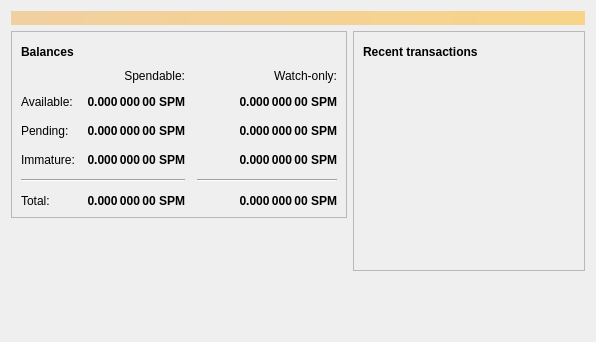
<?xml version="1.0" encoding="UTF-8"?>
<ui version="4.0">
 <class>OverviewPage</class>
 <widget class="QWidget" name="OverviewPage">
  <property name="geometry">
   <rect>
    <x>0</x>
    <y>0</y>
    <width>596</width>
    <height>342</height>
   </rect>
  </property>
  <property name="windowTitle">
   <string>Form</string>
  </property>
  <layout class="QVBoxLayout" name="topLayout">
   <item>
    <widget class="QLabel" name="labelAlerts">
     <property name="visible">
      <bool>false</bool>
     </property>
     <property name="styleSheet">
      <string notr="true">QLabel { background-color: qlineargradient(x1: 0, y1: 0, x2: 1, y2: 0, stop:0 #F0D0A0, stop:1 #F8D488); color:#000000; }</string>
     </property>
     <property name="wordWrap">
      <bool>true</bool>
     </property>
     <property name="margin">
      <number>3</number>
     </property>
     <property name="textInteractionFlags">
      <set>Qt::TextSelectableByMouse</set>
     </property>
    </widget>
   </item>
   <item>
    <layout class="QHBoxLayout" name="horizontalLayout" stretch="1,1">
     <item>
      <layout class="QVBoxLayout" name="verticalLayout_2">
       <item>
        <widget class="QFrame" name="frame">
         <property name="frameShape">
          <enum>QFrame::StyledPanel</enum>
         </property>
         <property name="frameShadow">
          <enum>QFrame::Raised</enum>
         </property>
         <layout class="QVBoxLayout" name="verticalLayout_4">
          <item>
           <layout class="QHBoxLayout" name="horizontalLayout_4">
            <item>
             <widget class="QLabel" name="label_5">
              <property name="font">
               <font>
                <weight>75</weight>
                <bold>true</bold>
               </font>
              </property>
              <property name="text">
               <string>Balances</string>
              </property>
             </widget>
            </item>
            <item>
             <widget class="QPushButton" name="labelWalletStatus">
              <property name="enabled">
               <bool>true</bool>
              </property>
              <property name="maximumSize">
               <size>
                <width>30</width>
                <height>16777215</height>
               </size>
              </property>
              <property name="toolTip">
               <string>The displayed information may be out of date. Your wallet automatically synchronizes with the Supermario network after a connection is established, but this process has not completed yet.</string>
              </property>
              <property name="text">
               <string/>
              </property>
              <property name="icon">
               <iconset resource="../bitcoin.qrc">
                <normaloff>:/icons/warning</normaloff>
                <disabledoff>:/icons/warning</disabledoff>:/icons/warning</iconset>
              </property>
              <property name="iconSize">
               <size>
                <width>24</width>
                <height>24</height>
               </size>
              </property>
              <property name="flat">
               <bool>true</bool>
              </property>
             </widget>
            </item>
            <item>
             <spacer name="horizontalSpacer_3">
              <property name="orientation">
               <enum>Qt::Horizontal</enum>
              </property>
              <property name="sizeHint" stdset="0">
               <size>
                <width>40</width>
                <height>20</height>
               </size>
              </property>
             </spacer>
            </item>
           </layout>
          </item>
          <item>
           <layout class="QGridLayout" name="gridLayout">
            <property name="spacing">
             <number>12</number>
            </property>
            <item row="2" column="2">
             <widget class="QLabel" name="labelWatchPending">
              <property name="font">
               <font>
                <weight>75</weight>
                <bold>true</bold>
               </font>
              </property>
              <property name="cursor">
               <cursorShape>IBeamCursor</cursorShape>
              </property>
              <property name="toolTip">
               <string>Unconfirmed transactions to watch-only addresses</string>
              </property>
              <property name="text">
               <string notr="true">0.000 000 00 SPM</string>
              </property>
              <property name="alignment">
               <set>Qt::AlignRight|Qt::AlignTrailing|Qt::AlignVCenter</set>
              </property>
              <property name="textInteractionFlags">
               <set>Qt::LinksAccessibleByMouse|Qt::TextSelectableByKeyboard|Qt::TextSelectableByMouse</set>
              </property>
             </widget>
            </item>
            <item row="2" column="1">
             <widget class="QLabel" name="labelUnconfirmed">
              <property name="font">
               <font>
                <weight>75</weight>
                <bold>true</bold>
               </font>
              </property>
              <property name="cursor">
               <cursorShape>IBeamCursor</cursorShape>
              </property>
              <property name="toolTip">
               <string>Total of transactions that have yet to be confirmed, and do not yet count toward the spendable balance</string>
              </property>
              <property name="text">
               <string notr="true">0.000 000 00 SPM</string>
              </property>
              <property name="alignment">
               <set>Qt::AlignRight|Qt::AlignTrailing|Qt::AlignVCenter</set>
              </property>
              <property name="textInteractionFlags">
               <set>Qt::LinksAccessibleByMouse|Qt::TextSelectableByKeyboard|Qt::TextSelectableByMouse</set>
              </property>
             </widget>
            </item>
            <item row="3" column="2">
             <widget class="QLabel" name="labelWatchImmature">
              <property name="font">
               <font>
                <weight>75</weight>
                <bold>true</bold>
               </font>
              </property>
              <property name="cursor">
               <cursorShape>IBeamCursor</cursorShape>
              </property>
              <property name="toolTip">
               <string>Mined balance in watch-only addresses that has not yet matured</string>
              </property>
              <property name="text">
               <string notr="true">0.000 000 00 SPM</string>
              </property>
              <property name="alignment">
               <set>Qt::AlignRight|Qt::AlignTrailing|Qt::AlignVCenter</set>
              </property>
              <property name="textInteractionFlags">
               <set>Qt::LinksAccessibleByMouse|Qt::TextSelectableByKeyboard|Qt::TextSelectableByMouse</set>
              </property>
             </widget>
            </item>
            <item row="4" column="0" colspan="2">
             <widget class="Line" name="line">
              <property name="orientation">
               <enum>Qt::Horizontal</enum>
              </property>
             </widget>
            </item>
            <item row="4" column="2">
             <widget class="Line" name="lineWatchBalance">
              <property name="sizePolicy">
               <sizepolicy hsizetype="Preferred" vsizetype="Fixed">
                <horstretch>0</horstretch>
                <verstretch>0</verstretch>
               </sizepolicy>
              </property>
              <property name="minimumSize">
               <size>
                <width>140</width>
                <height>0</height>
               </size>
              </property>
              <property name="orientation">
               <enum>Qt::Horizontal</enum>
              </property>
             </widget>
            </item>
            <item row="5" column="0">
             <widget class="QLabel" name="labelTotalText">
              <property name="text">
               <string>Total:</string>
              </property>
             </widget>
            </item>
            <item row="3" column="1">
             <widget class="QLabel" name="labelImmature">
              <property name="font">
               <font>
                <weight>75</weight>
                <bold>true</bold>
               </font>
              </property>
              <property name="cursor">
               <cursorShape>IBeamCursor</cursorShape>
              </property>
              <property name="toolTip">
               <string>Mined balance that has not yet matured</string>
              </property>
              <property name="text">
               <string notr="true">0.000 000 00 SPM</string>
              </property>
              <property name="alignment">
               <set>Qt::AlignRight|Qt::AlignTrailing|Qt::AlignVCenter</set>
              </property>
              <property name="textInteractionFlags">
               <set>Qt::LinksAccessibleByMouse|Qt::TextSelectableByKeyboard|Qt::TextSelectableByMouse</set>
              </property>
             </widget>
            </item>
            <item row="2" column="3">
             <spacer name="horizontalSpacer_2">
              <property name="orientation">
               <enum>Qt::Horizontal</enum>
              </property>
              <property name="sizeHint" stdset="0">
               <size>
                <width>40</width>
                <height>20</height>
               </size>
              </property>
             </spacer>
            </item>
            <item row="3" column="0">
             <widget class="QLabel" name="labelImmatureText">
              <property name="text">
               <string>Immature:</string>
              </property>
             </widget>
            </item>
            <item row="5" column="1">
             <widget class="QLabel" name="labelTotal">
              <property name="font">
               <font>
                <weight>75</weight>
                <bold>true</bold>
               </font>
              </property>
              <property name="cursor">
               <cursorShape>IBeamCursor</cursorShape>
              </property>
              <property name="toolTip">
               <string>Your current total balance</string>
              </property>
              <property name="text">
               <string notr="true">0.000 000 00 SPM</string>
              </property>
              <property name="alignment">
               <set>Qt::AlignRight|Qt::AlignTrailing|Qt::AlignVCenter</set>
              </property>
              <property name="textInteractionFlags">
               <set>Qt::LinksAccessibleByMouse|Qt::TextSelectableByKeyboard|Qt::TextSelectableByMouse</set>
              </property>
             </widget>
            </item>
            <item row="5" column="2">
             <widget class="QLabel" name="labelWatchTotal">
              <property name="font">
               <font>
                <weight>75</weight>
                <bold>true</bold>
               </font>
              </property>
              <property name="cursor">
               <cursorShape>IBeamCursor</cursorShape>
              </property>
              <property name="toolTip">
               <string>Current total balance in watch-only addresses</string>
              </property>
              <property name="text">
               <string notr="true">0.000 000 00 SPM</string>
              </property>
              <property name="alignment">
               <set>Qt::AlignRight|Qt::AlignTrailing|Qt::AlignVCenter</set>
              </property>
              <property name="textInteractionFlags">
               <set>Qt::LinksAccessibleByMouse|Qt::TextSelectableByKeyboard|Qt::TextSelectableByMouse</set>
              </property>
             </widget>
            </item>
            <item row="0" column="2">
             <widget class="QLabel" name="labelWatchonly">
              <property name="text">
               <string>Watch-only:</string>
              </property>
              <property name="alignment">
               <set>Qt::AlignRight|Qt::AlignTrailing|Qt::AlignVCenter</set>
              </property>
             </widget>
            </item>
            <item row="1" column="0">
             <widget class="QLabel" name="labelBalanceText">
              <property name="text">
               <string>Available:</string>
              </property>
             </widget>
            </item>
            <item row="1" column="1">
             <widget class="QLabel" name="labelBalance">
              <property name="font">
               <font>
                <weight>75</weight>
                <bold>true</bold>
               </font>
              </property>
              <property name="cursor">
               <cursorShape>IBeamCursor</cursorShape>
              </property>
              <property name="toolTip">
               <string>Your current spendable balance</string>
              </property>
              <property name="text">
               <string notr="true">0.000 000 00 SPM</string>
              </property>
              <property name="alignment">
               <set>Qt::AlignRight|Qt::AlignTrailing|Qt::AlignVCenter</set>
              </property>
              <property name="textInteractionFlags">
               <set>Qt::LinksAccessibleByMouse|Qt::TextSelectableByKeyboard|Qt::TextSelectableByMouse</set>
              </property>
             </widget>
            </item>
            <item row="1" column="2">
             <widget class="QLabel" name="labelWatchAvailable">
              <property name="font">
               <font>
                <weight>75</weight>
                <bold>true</bold>
               </font>
              </property>
              <property name="cursor">
               <cursorShape>IBeamCursor</cursorShape>
              </property>
              <property name="toolTip">
               <string>Your current balance in watch-only addresses</string>
              </property>
              <property name="text">
               <string notr="true">0.000 000 00 SPM</string>
              </property>
              <property name="alignment">
               <set>Qt::AlignRight|Qt::AlignTrailing|Qt::AlignVCenter</set>
              </property>
              <property name="textInteractionFlags">
               <set>Qt::LinksAccessibleByMouse|Qt::TextSelectableByKeyboard|Qt::TextSelectableByMouse</set>
              </property>
             </widget>
            </item>
            <item row="2" column="0">
             <widget class="QLabel" name="labelPendingText">
              <property name="text">
               <string>Pending:</string>
              </property>
             </widget>
            </item>
            <item row="0" column="1">
             <widget class="QLabel" name="labelSpendable">
              <property name="text">
               <string>Spendable:</string>
              </property>
              <property name="alignment">
               <set>Qt::AlignRight|Qt::AlignTrailing|Qt::AlignVCenter</set>
              </property>
             </widget>
            </item>
           </layout>
          </item>
         </layout>
        </widget>
       </item>
       <item>
        <spacer name="verticalSpacer">
         <property name="orientation">
          <enum>Qt::Vertical</enum>
         </property>
         <property name="sizeHint" stdset="0">
          <size>
           <width>20</width>
           <height>40</height>
          </size>
         </property>
        </spacer>
       </item>
      </layout>
     </item>
     <item>
      <layout class="QVBoxLayout" name="verticalLayout_3">
       <item>
        <widget class="QFrame" name="frame_2">
         <property name="frameShape">
          <enum>QFrame::StyledPanel</enum>
         </property>
         <property name="frameShadow">
          <enum>QFrame::Raised</enum>
         </property>
         <layout class="QVBoxLayout" name="verticalLayout">
          <item>
           <layout class="QHBoxLayout" name="horizontalLayout_2">
            <item>
             <widget class="QLabel" name="label_4">
              <property name="font">
               <font>
                <weight>75</weight>
                <bold>true</bold>
               </font>
              </property>
              <property name="text">
               <string>Recent transactions</string>
              </property>
             </widget>
            </item>
            <item>
             <widget class="QPushButton" name="labelTransactionsStatus">
              <property name="enabled">
               <bool>true</bool>
              </property>
              <property name="maximumSize">
               <size>
                <width>30</width>
                <height>16777215</height>
               </size>
              </property>
              <property name="toolTip">
               <string>The displayed information may be out of date. Your wallet automatically synchronizes with the Supermario network after a connection is established, but this process has not completed yet.</string>
              </property>
              <property name="text">
               <string/>
              </property>
              <property name="icon">
               <iconset resource="../bitcoin.qrc">
                <normaloff>:/icons/warning</normaloff>
                <disabledoff>:/icons/warning</disabledoff>:/icons/warning</iconset>
              </property>
              <property name="iconSize">
               <size>
                <width>24</width>
                <height>24</height>
               </size>
              </property>
              <property name="flat">
               <bool>true</bool>
              </property>
             </widget>
            </item>
            <item>
             <spacer name="horizontalSpacer">
              <property name="orientation">
               <enum>Qt::Horizontal</enum>
              </property>
              <property name="sizeHint" stdset="0">
               <size>
                <width>40</width>
                <height>20</height>
               </size>
              </property>
             </spacer>
            </item>
           </layout>
          </item>
          <item>
           <widget class="QListView" name="listTransactions">
            <property name="styleSheet">
             <string notr="true">QListView { background: transparent; }</string>
            </property>
            <property name="frameShape">
             <enum>QFrame::NoFrame</enum>
            </property>
            <property name="verticalScrollBarPolicy">
             <enum>Qt::ScrollBarAlwaysOff</enum>
            </property>
            <property name="horizontalScrollBarPolicy">
             <enum>Qt::ScrollBarAlwaysOff</enum>
            </property>
            <property name="selectionMode">
             <enum>QAbstractItemView::NoSelection</enum>
            </property>
           </widget>
          </item>
         </layout>
        </widget>
       </item>
       <item>
        <spacer name="verticalSpacer_2">
         <property name="orientation">
          <enum>Qt::Vertical</enum>
         </property>
         <property name="sizeHint" stdset="0">
          <size>
           <width>20</width>
           <height>40</height>
          </size>
         </property>
        </spacer>
       </item>
      </layout>
     </item>
    </layout>
   </item>
  </layout>
 </widget>
 <resources/>
 <connections/>
</ui>
